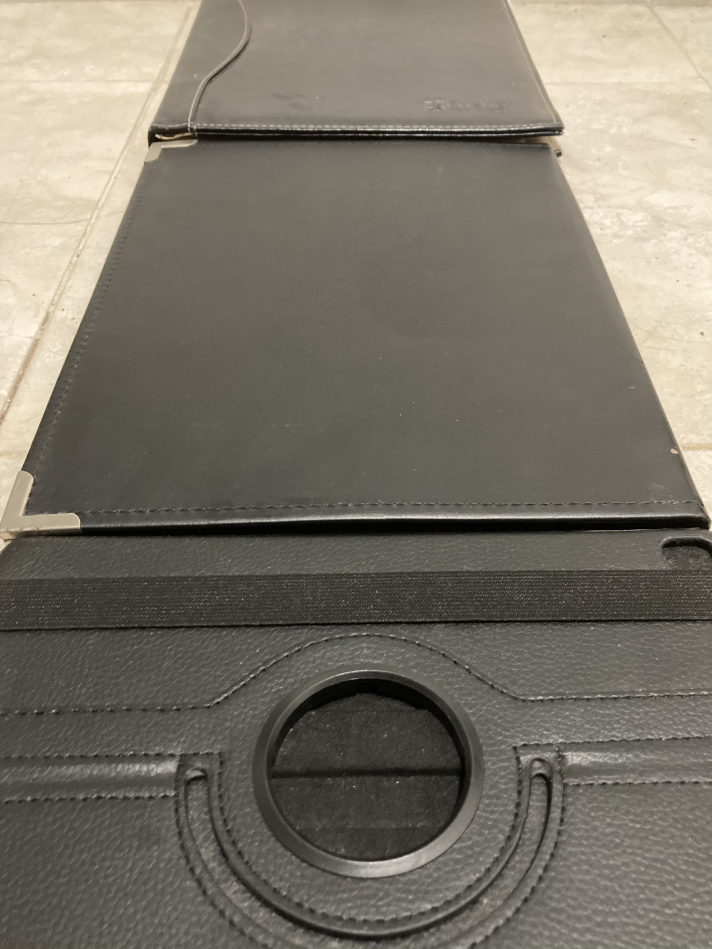
#> input picture Part I/data/road.jpg, 2846 x 3794 px (shown at 1/4 size)
$ python L01_part2.py
#> lines starting #> are read from the running program, lines starting #| are printed output that depends on the picture; after the words box and inside, x2 and y2 are one past the last pixel; in counts of white or black regions, pixels touching at a corner belong together
import cv2 as cv
import matplotlib.pyplot as plt
plt.style.use('seaborn-paper')
plt.rc('font', family='serif')

#load image
road = cv.imread('data/road.jpg')
#> road is the input picture: shape (3794, 2846, 3); mean B, G, R 104.5, 115.9, 121.6

#conversion to greyscale
road_gray = cv.cvtColor( src = road, code = cv.COLOR_BGR2GRAY )
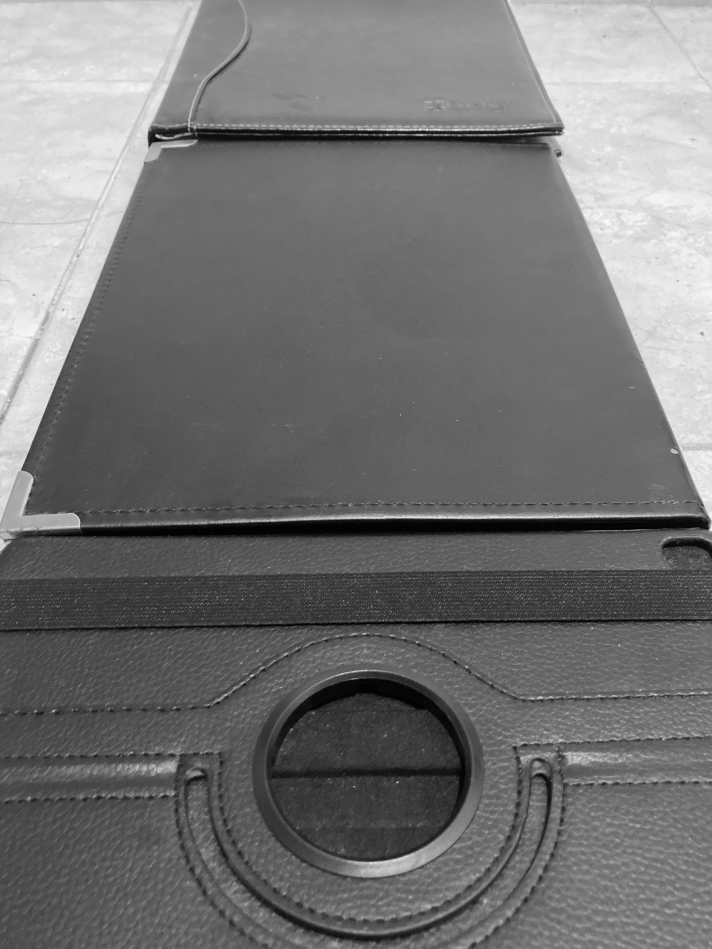
#> road_gray: shape (3794, 2846) (shown at 1/4 size); min 0, max 254, mean 116.3

#gaussian filter
road_gaussianBlur = cv.GaussianBlur( src = road_gray, ksize = (33,33), sigmaX = 1, sigmaY = 1)

#threshold
thr, road_thr = cv.threshold( road_gaussianBlur, 200, 255, cv.THRESH_BINARY)
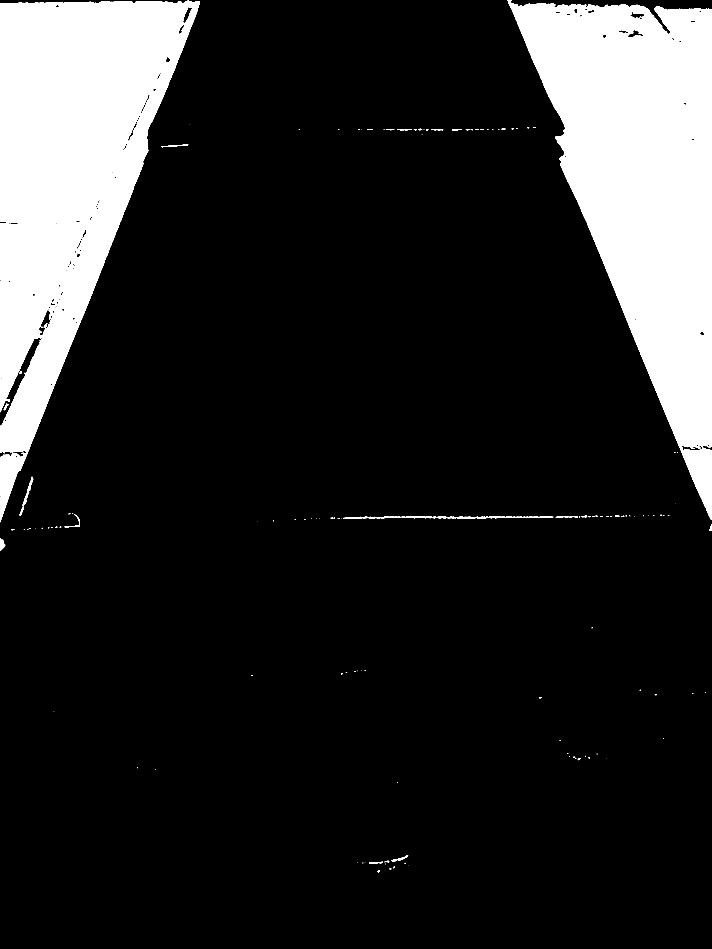
#> road_thr: shape (3794, 2846) (shown at 1/4 size); 15.6% white; 154 white regions (91 under 20 px), largest, box (x1, y1, x2, y2) and area: (2030, 0, 2846, 2080) 850289, (0, 3, 800, 2089) 826554, (78, 1907, 133, 2063) 1157

#resize
ratio = 0.033
height, width = road_thr.shape
#> height = 3794; width = 2846
road_r = cv.resize( road_thr, ( int(width*ratio), int(height*ratio) ), interpolation = cv.INTER_NEAREST)
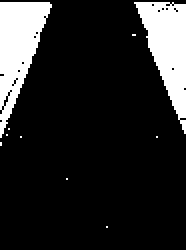
#> road_r: shape (125, 93) (shown 2 times larger); 15.5% white; 10 white regions (8 under 20 px), largest, box (x1, y1, x2, y2) and area: (0, 1, 26, 69) 917, (67, 1, 93, 67) 877

#plot the results
plt.figure( figsize = (15,13), facecolor = '#FFFFFF' )
plt.axes().set_facecolor('#FFFFFF')

plt.subplot( 2, 3, 1 )
plt.title('Original image', size = 15, pad = 10)
plt.imshow( road )

plt.subplot( 2, 3, 2 )
plt.title('B/W road', size = 15, pad = 10)
plt.imshow( road_gray, cmap = 'gray' )

plt.subplot( 2, 3, 3 )
plt.title('B/W road + Gaussian filter', size = 15, pad = 10)
plt.imshow( road_gaussianBlur, cmap = 'gray' )

plt.subplot( 2, 3, 4 )
plt.title('B/W road + Gaussian filter + \n thresholding', size = 15, pad = 10)
plt.imshow( road_thr, cmap = 'gray' )

plt.subplot( 2, 3, 5 )
plt.title('Smaller road', size = 15, pad = 10)
plt.imshow( road_r, cmap = 'gray' )

plt.show()
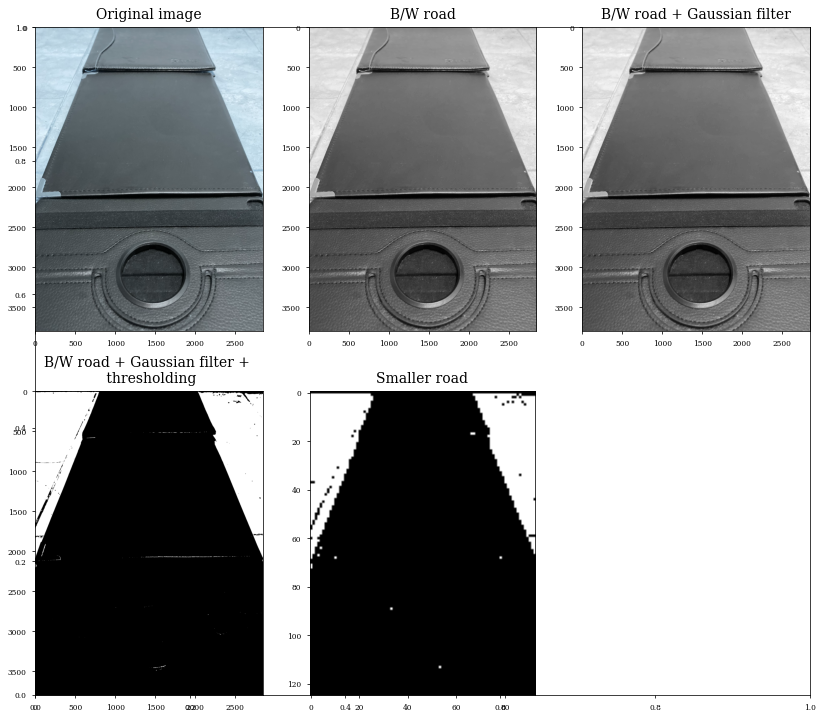
#> figure drawn by matplotlib, 5 panels; B, G, R data is drawn as R, G, B
